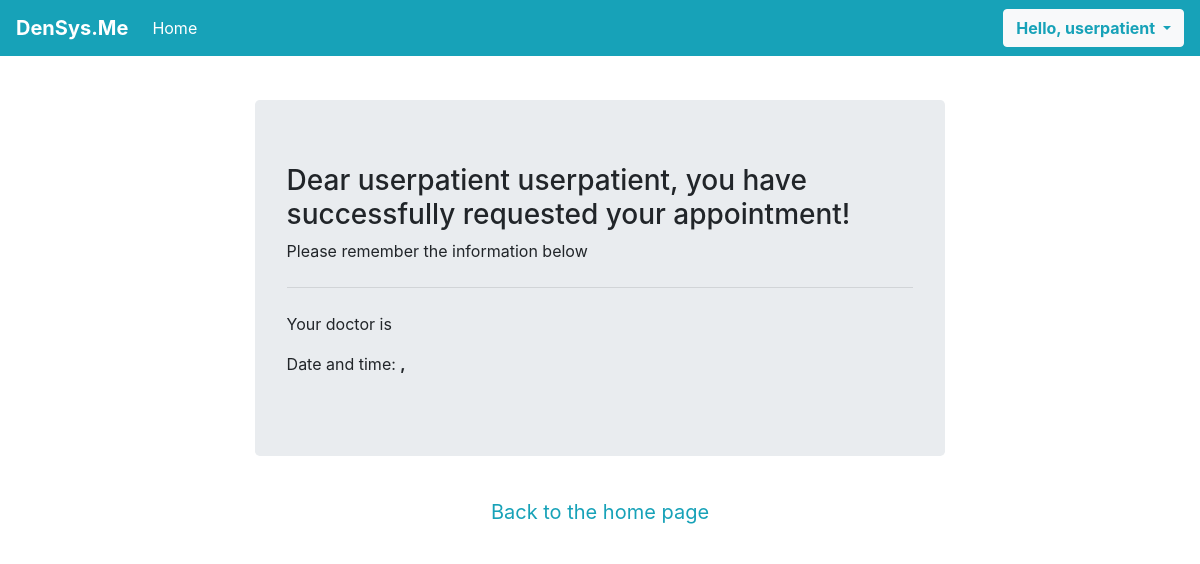
Page /appointment_confirmation/ (signed in) on the committed database.
### sys_base/models.py (models this page shows)
class Account(AbstractUser):
    pass

### sys_base/views.py (the view)
# urls.py: path('appointment_confirmation/', views.appointment_confirmation, name='appointment_confirmation'),
def appointment_confirmation(request, id=None):
    return render(request, "sys_base/appointment_confirmation.html") #, context)

### sys_base/templates/sys_base/appointment_confirmation.html (shortened to what this page needs)
{% extends "sys_base/base.html" %}
{% load crispy_forms_tags %}
{% block content %}
<div class="container p-t-5">
    <div class="col-md-10 offset-md-1 mt-5">
        <div class="jumbotron" style="margin-top:100px">
            <h3 class="display-8">Dear {{request.session.name}} {{request.session.surname}}, you have successfully requested your appointment!</h3>
            <p>Please remember the information below</p>
            <hr class="my-4" />
            <p>Your doctor is <b>{{request.session.doctor}}</b></p>
            <p>Date and time: <b>{{request.session.date}}, {{request.session.timeslot}}</b></p>
        </div>
    </div>
    <div class="row d.flex m-t-5">
        <div class="col-md-12">
            <a href="{% url 'index' %}" class="btn text-info btn-block btn-lg">
                Back to the home page
            </a>
        </div>
    </div>
</div>
{% endblock content %}

### sys_base/templates/sys_base/base.html (shortened to what this page needs)
<!DOCTYPE html>
<html lang="en">
  <head>
    <link rel="stylesheet" href="https://cdnjs.cloudflare.com/ajax/libs/font-awesome/6.2.1/css/all.min.css" />
    <link rel="stylesheet" href="https://cdn.jsdelivr.net/npm/bootstrap@4.3.1/dist/css/bootstrap.min.css">
    <link href=  "http://ajax.googleapis.com/ajax/libs/jqueryui/1.8.16/themes/ui-lightness/jquery-ui.css" rel="stylesheet" type="text/css" />
  </head>
  <body>
    <nav class="navbar navbar-expand-lg fixed-top navbar-dark bg-info">
      <a class="navbar-brand m-r-3 font-weight-bold" href="{% url 'index' %}">DenSys.Me</a>
      <div class="collapse navbar-collapse" id="navbarMenu">
        <ul class="navbar-nav mr-auto">
          <li class="nav-item active">
            <a class="nav-link" href="{% url 'index' %}">Home </a>
          </li>
        </ul>
        <div class="btn-group">
          {% if request.user.is_authenticated %}
          <button type="button" class="btn btn-light font-weight-bold text-info dropdown-toggle" data-toggle="dropdown" aria-haspopup="true" aria-expanded="false">
            Hello, {{user}}
          </button>
          {% else %}
          <ul class="navbar-nav mr-auto">
            <li class="nav-item active">
              <a class="nav-link" href="{% url 'login' %}">ඞ Login ඞ</a>
            </li>
          </ul>
          {% endif %}
        </div>
        </div>
    </nav>
    <div class="container">
      <div class="col-md-10 offset-md-1 mt-5">
          {% block content %} {% endblock content %}
      </div>
    </div>
    <script src="https://cdn.jsdelivr.net/npm/bootstrap@4.3.1/dist/js/bootstrap.min.js"></script>  </body>
</html>

### rows in the picture
Account: username "userpatient", session.name "userpatient", session.surname "userpatient"
